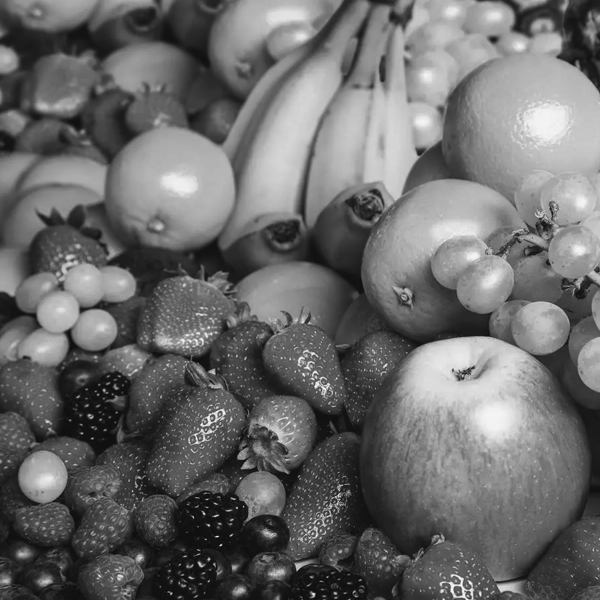
#> input picture Project_2/fruit.tif, 600 x 600 px
$ python project_2.py
#> lines starting #> are read from the running program, lines starting #| are printed output that depends on the picture
import argparse
import os
import csv
import cv2

import numpy as np

from matplotlib import pyplot as plt


def check_folder(path):
    if not os.path.exists(path):
        os.makedirs(path)
    return path


def fft_2d(img, n_x, n_y):
    """

    Parameters
    ------------
    img: input image
    n_x: DFT dimension of x
    n_y: DFT dimension of y

    Returns
    -----------
    return 2d fft result shape: (n_x, n_y)
    """
    f = np.fft.fft2(img,(n_x, n_y))
    fshift = np.fft.fftshift(f)

    return fshift

def ifft_2d(img):
    """
    Parameters
    ------------
    img: input image

    Returns
    ------------
    return 2d ifft result shape: (n_x, n_y)
    """
    fshift = np.fft.ifftshift(img)
    result = np.fft.ifft(fshift)
    return result


def save_img(src, title, save_path):
    """
    save the image

    Parameters
    ---------
    src: image
    title: string
    save_path: where to save the image

    """
    global SAVE
    plt.figure()
    plt.imshow(src, cmap="gray")
    plt.title(title)
    plt.axis("off")


    if SAVE and not os.path.exists(save_path + ".png"):
        plt.savefig(save_path + ".png", dpi=150, bbox_inches='tight')

def generate_GLPF(shape=(1200,1200), d_0=100):
    """
    generate 2-D Gaussian lowpass filter


    Parameters
    ---------------
    shape: dimension of the gaussian lowpass filter (M, N)
    d_0: cutoff frequency


    Returns
    ---------------
    Gaussian lowpass filter shape: (M, N) with cutoff frequency d_0

    """
    m, n = shape
    x = np.linspace(0, m, num=m)
    y = np.linspace(0, n, num=n)
    xv, yv = np.meshgrid(x, y, sparse=False)
    h = np.exp(-((xv - m/2)*(xv - m/2) + (yv - n/2)*(yv - n/2)) / (2. * d_0 * d_0) )

    return h


def filtering(img, filter):
    """
    Filter the gray-scale image with the given filter

    Parameters
    -------
    img: gray-scale image shape: (m x n)
    filter: filter shape: (2*m, 2*n)


    Returns
    -------
    result_list: list
    which stores images during the process

    """
    result_list = []
    m, n = img.shape
    x = np.arange(0, 2*n)
    xv, yv = np.meshgrid(x,x)

    pad_signal = np.zeros((2 * m, 2 * n))
    pad_signal[0:m, 0:n] = img

    pad_signal_shift = pad_signal * ((-1)**(xv + yv))

    fft_result = np.fft.fft2(pad_signal_shift, (m*2, n*2))

    filtered_result = fft_result * filter

    reconstruct_result = np.fft.ifftshift(np.fft.ifft2(filtered_result* ((-1)**(xv + yv))))

    final_result = np.abs(reconstruct_result[0:m, 0:n])

    result_list.append(pad_signal)
    result_list.append(pad_signal_shift)
    result_list.append(np.abs(filtered_result))
    result_list.append(np.abs(reconstruct_result))
    result_list.append(final_result)

    return result_list

def plot_all_result(img_list, img_title, col=4, row=2):
    """
    plot all figures based on given img_list and img_title

    Params
    ----------
    img_list: list of the images, and shape of each object in list is (h, w, 3).
    img_title: list of the image titles


    """
    fig, ax = plt.subplots(row, col, figsize=(16, 16))
    if row == 1:
        for j in range(col):
            ax[j].imshow(img_list[j ], cmap="gray")
            ax[j].set_title(img_title[j])
            ax[j].axis("off")
    else:
        temp = 0
        for i in range(row):
            for j in range(col):
                if len(img_list)> temp:

                    ax[i, j].imshow(img_list[temp], cmap="gray")
                    ax[i, j].set_title(img_title[temp])
                    ax[i, j].axis("off")
                    temp = temp+1
    plt.show()

def find_highest_k_freq(img, k):
    """
    find the (u, v) of highest k frequency in the half-left region of the image

    Params
    -------
    img: DFT result shape:(M, N)
    k: number of how many highest (u, v) pairs would return

    """
    m, n = img.shape

    left_half = np.abs(img[:m, :n//2])

    indices =  np.argpartition(left_half.flatten(), -2)[-k:]
    indices = np.vstack(np.unravel_index(indices, left_half.shape)).T
    return indices

def save_csv(data, filename):
    with open((filename+ 'most_freq_(u,v).csv'), 'w', newline='') as f:
        writer = csv.writer(f)
        writer.writerow(['u', 'v'])
        writer.writerows(data)


if __name__ == "__main__":


    parser = argparse.ArgumentParser()
    parser.add_argument("--save", help="Whether to save the image", action="store_true")
    args = parser.parse_args()

    SAVE = args.save

    img_save_path = os.getcwd()
    print(img_save_path)


    # Load images
    img_fruit = cv2.imread('fruit.tif', 0)
#> img_fruit is the input picture: shape (600, 600); min 8, max 255, mean 106.3
    img_kid = cv2.imread('kid.tif', 0)
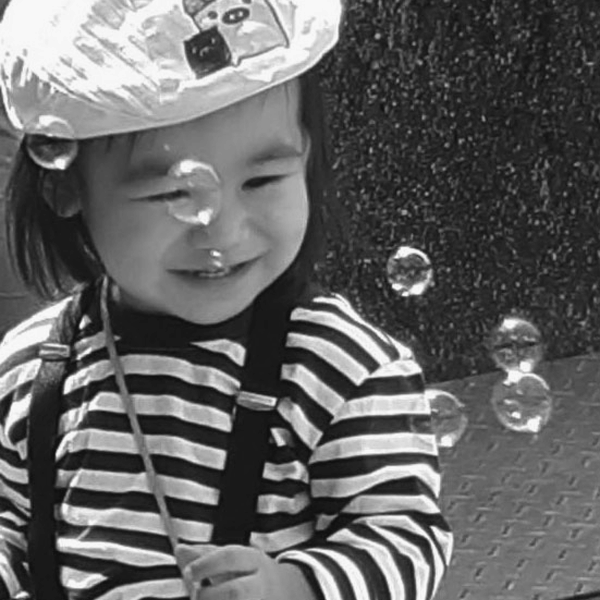
#> input picture Project_2/kid.tif, 600 x 600 px
#> img_kid is the input picture: shape (600, 600); min 16, max 248, mean 99.4

    # Do the 2D-DFT of the images with fft
    fruit_fft = fft_2d(img_fruit, 600, 600)
    kid_fft = fft_2d(img_kid, 600, 600)

    fruit_magnitude_spectrum = 20 * np.log(np.abs(fruit_fft))
    kid_magnitude_spectrum = 20 * np.log(np.abs(kid_fft))

    # Generate the Gaussian lowpass and highpass filter
    glpf = generate_GLPF(shape=(1200,1200), d_0=200)
    ghpf = 1 - glpf

    # filter the image with the given filter
    kid_lpf = filtering(img_kid, glpf)
#> in filtering, `pad_signal_shift = pad_signal * ((-1)**(xv + yv))`:
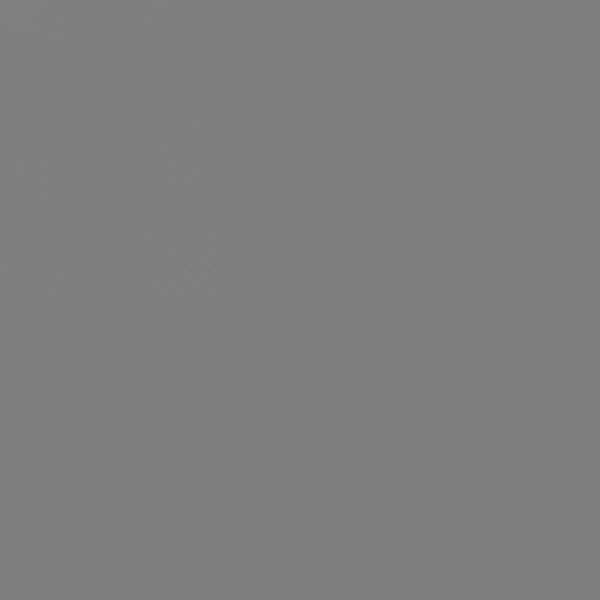
#> pad_signal_shift: shape (1200, 1200) float64 (shown at 1/2 size); min -248, max 248, mean 0; drawn with min black and max white
#> kid_lpf = 5 items
    kid_hpf = filtering(img_kid, ghpf)
#> kid_hpf = 5 items
    fruit_lpf = filtering(img_fruit, glpf)
#> in filtering (call 3), `pad_signal[0:m, 0:n] = img`:
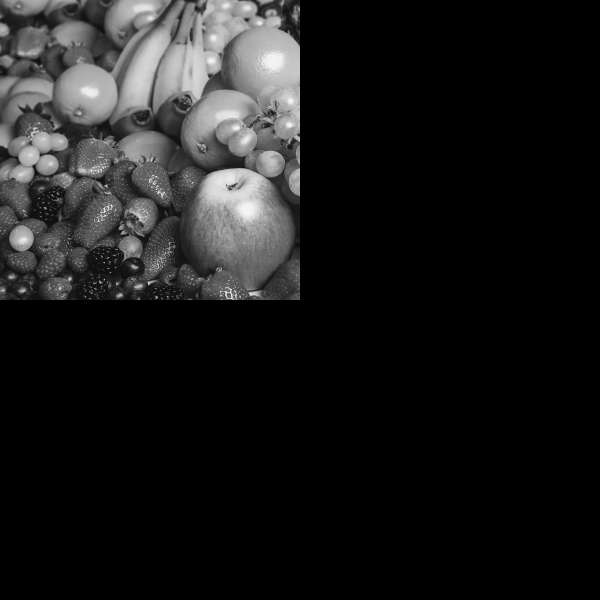
#> pad_signal: shape (1200, 1200) float64 (shown at 1/2 size); min 0, max 255, mean 26.6
#> fruit_lpf = 5 items
    fruit_hpf = filtering(img_fruit, ghpf)
#> in filtering (call 4), `final_result = np.abs(reconstruct_result[0:m, 0:n])`:
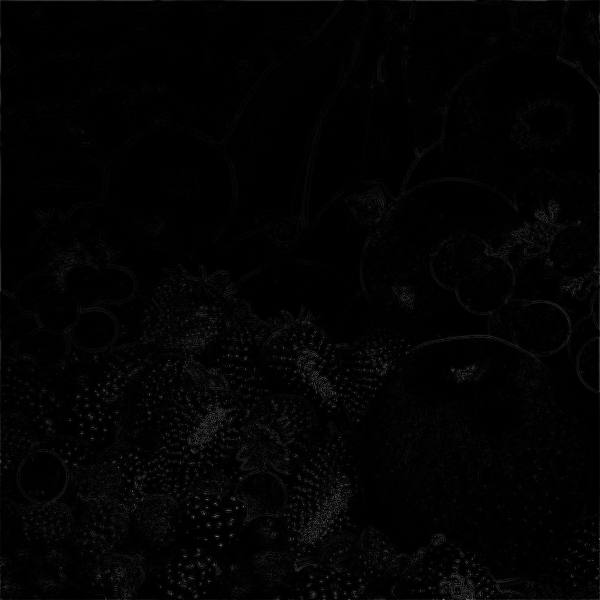
#> final_result: shape (600, 600) float64; min 8.75e-05, max 124.4, mean 3.3
#> fruit_hpf = 5 items

    kid_lpf.insert(0,img_kid)
    title_list = ["1", "2", "3", "4", "5","6"]

    #plot all result
    plot_all_result(kid_lpf, title_list, col=4, row=2)
#> after the loop in plot_all_result, `for i in range(row):`: temp = 6
#> in plot_all_result, `plt.show()`:
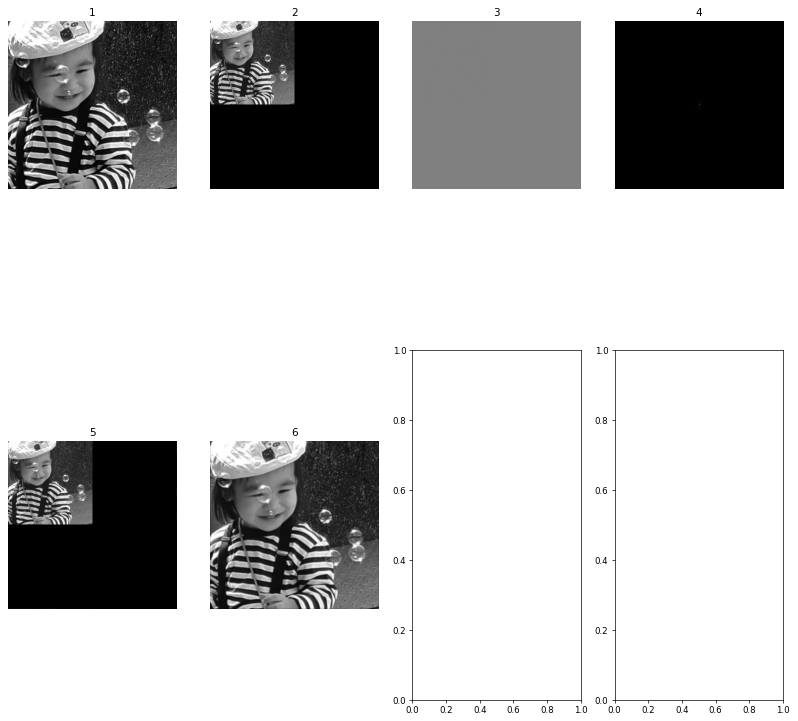
#> figure drawn by matplotlib, 6 panels

    # save the (u, v) coordinates of the highest 25 frequencies in the half left region of (b)
    fruit_csv = find_highest_k_freq(fruit_fft, 25)
#> in find_highest_k_freq, `indices =  np.argpartition(left_half.flatten(), -2)[-k:]`: indices = 25 values, max 91499 at index 10, min 88791 at index 0, mean 89888.8
#> in find_highest_k_freq, `indices = np.vstack(np.unravel_index(indices, left_half.shape)).T`: indices = 25 pairs, first value 295 to 304, second value 291 to 299
#> fruit_csv has the same summary as indices in find_highest_k_freq
    kid_csv = find_highest_k_freq(kid_magnitude_spectrum, 25)
#> call 2 of find_highest_k_freq, with k = 25
#> in find_highest_k_freq (call 2), `left_half = np.abs(img[:m, :n//2])`:
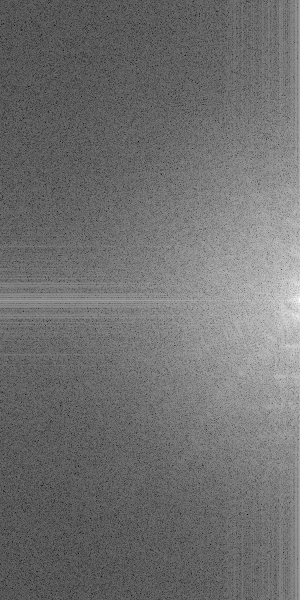
#> left_half: shape (600, 300) float64; min 14.63, max 307.9, mean 143.9; drawn with min black and max white
#> in find_highest_k_freq (call 2), `indices =  np.argpartition(left_half.flatten(), -2)[-k:]`: indices = 25 values, max 95098 at index 1, min 86699 at index 17, mean 90609
#> in find_highest_k_freq (call 2), `indices = np.vstack(np.unravel_index(indices, left_half.shape)).T`: indices = 25 pairs, first value 288 to 316, second value 292 to 299
#> kid_csv has the same summary as indices in find_highest_k_freq
    save_csv(fruit_csv, "fruit_")
    save_csv(kid_csv, "kid_")

    # save the result images
    save_img(fruit_magnitude_spectrum, "Fourier magnitude spectra (in Log scale)", "img_fruit/fruit_fourier_magnitude_spectrum")
    save_img(kid_magnitude_spectrum, "Fourier magnitude spectra (in Log scale)", "img_kid/kid_fourier_magnitude_spectrum")
    save_img(fruit_lpf[-1], "Gaussian lowpass filter result", "img_fruit/fruit_glpf")
    save_img(kid_lpf[-1], "Gaussian lowpass filter result", "img_kid/kid_glpf")
    save_img(fruit_hpf[-1], "Gaussian highpass filter result", "img_fruit/fruit_ghpf")
    save_img(kid_hpf[-1], "Gaussian highpass filter result", "img_kid/kid_ghpf")
    save_img(glpf, "Magnitude of Gaussian lowpass filter", "glpf")
    save_img(ghpf, "Magnitude of Gaussian highpass filter", "ghpf")

    # whether to show the saved images
    # plt.show()


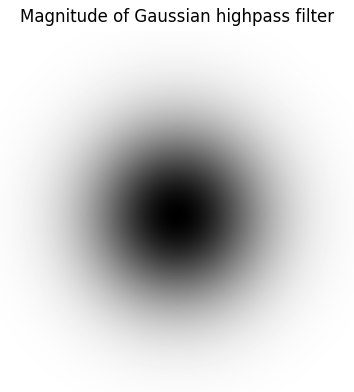
#> figure drawn by matplotlib, 1 panel
